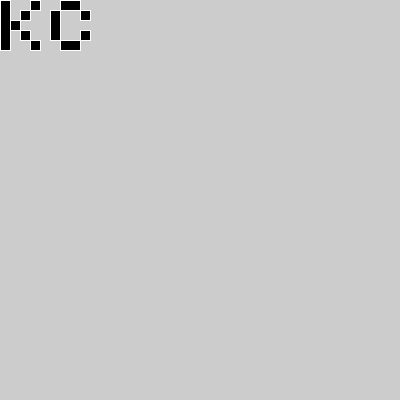
Frame 1 (no input)
Frame 60 (the mouse pressed at the canvas centre just before this capture): identical to frame 1, image omitted
Frame 120 (the mouse held since frame 60 and released just before this capture): blank canvas, image omitted

The Processing sketch that drew this single still picture (run headless with seeded random() and noise(); from frame 60 on, the mouse is pressed at the canvas centre):

// Processing sketch: processing_111148
// ── processing_111148.pde

//Kairavi Chahal | kchahal
//Homework 5 | September 17, 2013
 
//Copyright Kairavi Chahal | 2013 | Carnegie Mellon University
//All rights reserved.

//Move mouse to draw.
//Up arrow to increase size; down arrow to decrease size.
//Click to clear.

float xpos, ypos, w, h;
color col;
float scaleBy = 1;

void setup() {
  size(400, 400);
  background(#cccccc);
}

void draw() {
  xpos = mouseX;
  ypos = mouseY;
  
  drawInitials(xpos, ypos);
  
  boolean scaleUp = true;
  if (mousePressed) {
    background(#cccccc);
  }
  if (keyPressed && keyCode == UP && scaleBy < 7) {
    scaleBy = scaleBy + 0.1;
  } else if (keyPressed && keyCode == DOWN && scaleBy > 0.1) {
    scaleBy = scaleBy - 0.1;
  }
}

void drawInitials(float x, float y) { 
  float w = 10*scaleBy;
  col = color(random(x, y), random(y, x), random(x, y));
  fill(col);
  stroke(#FFFFFF);
  
  //K
  rect(x, y, w, w*5);
  rect(x+(w*3), y, w, w);
  rect(x+(w*2), y+w, w, w);
  rect(x+w, y+(w*2), w, w);
  rect(x+(w*2), y+(w*3), w, w);
  rect(x+(w*3), y+(w*4), w, w);
  
  //C
  rect(x+(w*5), y+w, w, w*3);
  rect(x+(w*6), y, w*2, w);
  rect(x+(w*6), y+(w*4), w*2, w);
  rect(x+(w*8), y+w, w, w);
  rect(x+(w*8), y+(w*3), w, w);
}
